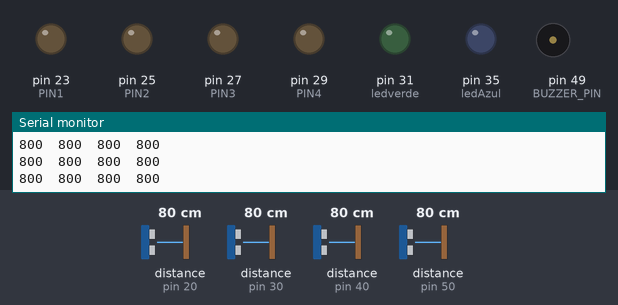
A sketch run on a simulated Arduino Mega 2560, built with avr-gcc and run on an emulated ATmega2560. Shown: output pins drawn as LEDs (lit = HIGH), buzzer (waves = sounding), the last lines printed to the serial monitor. Inputs (shaded band) come from the test bench; at power-on: distance to the obstacle (sensors on pin 30, pin 50, pin 20, pin 40) 80 cm.

Above: at 3.4 s.
3.5 s: distance to the obstacle (sensor on pin 30) set to 23 cm
5.0 s: distance to the obstacle (sensor on pin 30) set to 18 cm
At 5.8 s:
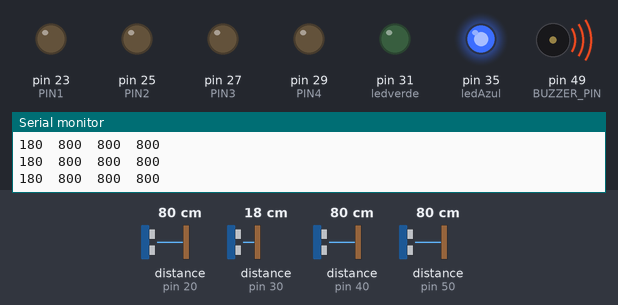
6.7 s: distance to the obstacle (sensor on pin 50) set to 45 cm
8.2 s: distance to the obstacle (sensor on pin 50) set to 37 cm
At 8.9 s:
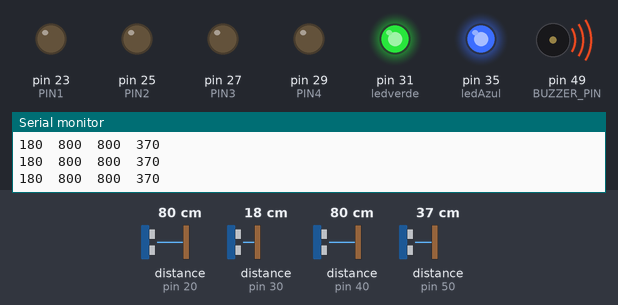
9.7 s: distance to the obstacle (sensor on pin 30) set to 35 cm
At 11.2 s:
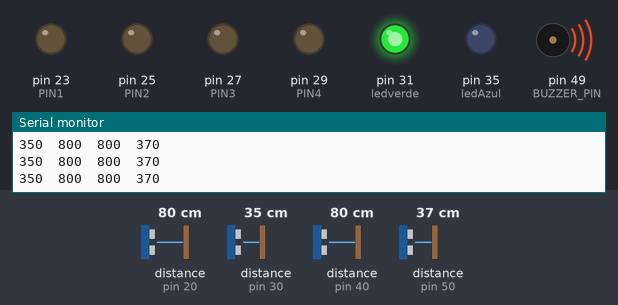
11.5 s: distance to the obstacle (sensor on pin 30) set to 2 cm
At 12.4 s:
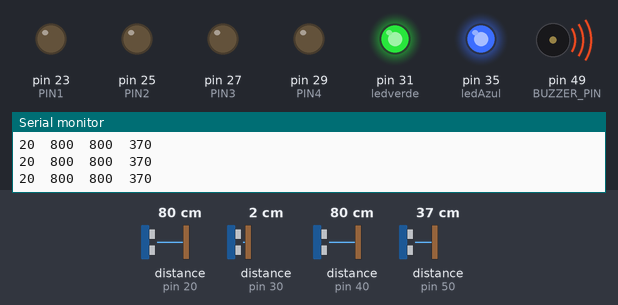
Timing chart, 0 to 14.1 s (numbered marks = the images above; inputs shaded):
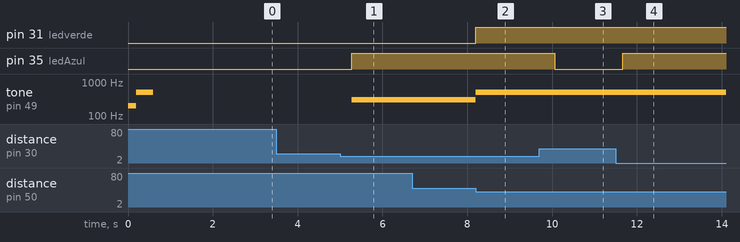

The sketch:

vl53l0x_4X_LONG_RANGER_Buzzer_Led.ino
```cpp
/*
 * vl53l0x_multiple_test_v1
 * http://dami.azw.pt/usar-varios-vl53l0x-com-enderecos-i2c-diferentes/
 * https://github.com/pololu/vl53l0x-arduino
 *
 */


#include <Wire.h>
#include <VL53L0X.h>

VL53L0X sensor1;
VL53L0X sensor2;
VL53L0X sensor3;
VL53L0X sensor4;
#define LONG_RANGE
#define PIN1 23
#define PIN2 25
#define PIN3 27
#define PIN4 29

#define ledverde 31//LED D31
#define ledAzul 35//LED D35
#define BUZZER_PIN  49  // AX-1205-2 5V

void setup() {
Wire.begin();
Serial.begin (115200);

pinMode(PIN1, OUTPUT);
pinMode(PIN2, OUTPUT);
pinMode(PIN3, OUTPUT);
pinMode(PIN4, OUTPUT);
digitalWrite(PIN1, LOW);
digitalWrite(PIN2, LOW);
digitalWrite(PIN3, LOW);
digitalWrite(PIN4, LOW);

pinMode(ledverde, OUTPUT);
digitalWrite(ledverde, LOW);
pinMode(ledAzul, OUTPUT);
digitalWrite(ledAzul, LOW);
pinMode(BUZZER_PIN, OUTPUT);
tone(BUZZER_PIN, 200, 200); delay(200);
tone(BUZZER_PIN, 500, 400); delay(500);
delay(500);

#if defined LONG_RANGE
//Define o limite da taxa do sinal de retorno para o valor fornecido em unidades de MCPS (mega contagens por segundo).
  // lower the return signal rate limit (default is 0.25 MCPS)
  sensor1.setSignalRateLimit(0.1);
  sensor2.setSignalRateLimit(0.1);
  sensor3.setSignalRateLimit(0.1);
  sensor4.setSignalRateLimit(0.1);
  // increase laser pulse periods (defaults are 14 and 10 PCLKs)
  sensor1.setVcselPulsePeriod(VL53L0X::VcselPeriodPreRange, 18);//default
  sensor1.setVcselPulsePeriod(VL53L0X::VcselPeriodFinalRange, 14);//default
  //---------
  sensor2.setVcselPulsePeriod(VL53L0X::VcselPeriodPreRange, 18);//default
  sensor2.setVcselPulsePeriod(VL53L0X::VcselPeriodFinalRange, 14);//default
 //------------
 //---------
  sensor3.setVcselPulsePeriod(VL53L0X::VcselPeriodPreRange, 18);//default
  sensor3.setVcselPulsePeriod(VL53L0X::VcselPeriodFinalRange, 14);//default
  //---------
  sensor4.setVcselPulsePeriod(VL53L0X::VcselPeriodPreRange, 18);//default
  sensor4.setVcselPulsePeriod(VL53L0X::VcselPeriodFinalRange, 14);//default
#endif


pinMode(PIN1, INPUT);
delay(150);
Serial.println("00");
sensor1.init(true);

Serial.println("01");
delay(100);
sensor1.setAddress((uint8_t)30);
Serial.println("02");

pinMode(PIN2, INPUT);
delay(150);
sensor2.init(true);
Serial.println("03");
delay(100);
sensor2.setAddress((uint8_t)20);

pinMode(PIN3, INPUT);
delay(150);
sensor3.init(true);
Serial.println("03");
delay(100);
sensor3.setAddress((uint8_t)40);

pinMode(PIN4, INPUT);
delay(150);
sensor4.init(true);
Serial.println("04");
delay(100);
sensor4.setAddress((uint8_t)50);

Serial.println("05");

Serial.println("addresses set");

// end configuration
sensor1.setTimeout(500);
sensor2.setTimeout(500);
sensor3.setTimeout(500);
sensor4.setTimeout(500);
sensor1.startContinuous();
sensor2.startContinuous();
sensor3.startContinuous();
sensor4.startContinuous();

// scan i2c
Serial.println ("I2C scanner. Scanning ...");
byte count = 0;

for (byte i = 1; i < 120; i++) {

Wire.beginTransmission (i);
if (Wire.endTransmission () == 0) {
Serial.print ("Found address: ");
Serial.print (i, DEC);
Serial.print (" (0x");
Serial.print (i, HEX);
Serial.println (")");
count++;
delay (1); // maybe unneeded?
} // end of good response
} // end of for loop
Serial.println ("Done.");
Serial.print ("Found ");
Serial.print (count, DEC);
Serial.println (" device(s).");
}

void loop() {
  int distance1 =sensor1.readRangeContinuousMillimeters();// get distance for sensor 1
  int distance2 =sensor2.readRangeContinuousMillimeters();// get distance for sensor 2
  int distance3 =sensor3.readRangeContinuousMillimeters();// get distance for sensor 3
  int distance4 =sensor4.readRangeContinuousMillimeters();// get distance for sensor 4
  //------------------------------------------------------
  if(distance1<=200)
  {
    digitalWrite(ledAzul, HIGH);
    tone(BUZZER_PIN, 300, 300); //
  }
  else
  {
     digitalWrite(ledAzul, LOW);
  }
  //------------------------------------------------------
  if(distance2<=300)
  {
    digitalWrite(ledverde, HIGH);
    tone(BUZZER_PIN, 400, 400); //
  }
  else
  {
     digitalWrite(ledverde, LOW);
  }

   if(distance3<=400)
  {
    digitalWrite(ledverde, HIGH);
    tone(BUZZER_PIN, 500, 500); //
  }
  else
  {
     digitalWrite(ledverde, LOW);
  }

   if(distance4<=400)
  {
    digitalWrite(ledverde, HIGH);
    tone(BUZZER_PIN, 500, 500); //
  }
  else
  {
     digitalWrite(ledverde, LOW);
  }
//-------------------------------------------------------------
Serial.print(sensor1.readRangeContinuousMillimeters());
if (sensor1.timeoutOccurred()) { Serial.print(" TIMEOUT S1"); }
Serial.print("\t");

Serial.print(sensor2.readRangeContinuousMillimeters());
if (sensor2.timeoutOccurred()) { Serial.print(" TIMEOUT S2"); }
Serial.print("\t");

Serial.print(sensor3.readRangeContinuousMillimeters());
if (sensor3.timeoutOccurred()) { Serial.print(" TIMEOUT S3"); }
Serial.print("\t");

Serial.print(sensor4.readRangeContinuousMillimeters());
if (sensor4.timeoutOccurred()) { Serial.print(" TIMEOUT S4"); }
Serial.print("\t");
Serial.println();
}
```

buzzer.cpp
```cpp
/*
  A simple class to handle a buzzer
  2016-09-17
*/

#include "Arduino.h"
#include "buzzer.h"

Buzzer::Buzzer(int pin) {
  _pin = pin;
  _counter = 0;
  _disabled = false;
  pinMode(_pin, OUTPUT);
  digitalWrite(_pin, LOW);
}

void Buzzer::buzz() {
  if (!_disabled)
    _counter = 1;
}

void Buzzer::buzz(int duration) {
  if (!_disabled)
    _counter = duration;
}

void Buzzer::buzzBlocking(int duration_ms) {
  if (!_disabled) {
    digitalWrite(_pin, HIGH);
    delay(duration_ms);
    digitalWrite(_pin, LOW);
  }
}

void Buzzer::disable() {
  _disabled = true;
}

void Buzzer::enable() {
  _disabled = false;
}

bool Buzzer::isEnabled() {
  return !_disabled;
}

void Buzzer::doUpdate() {
  if (_counter <= 0) {
    digitalWrite(_pin, LOW);
  } else {
    _counter--;
    digitalWrite(_pin, HIGH);
  }
}
```

buzzer.h
```cpp
/*
  A simple class to handle a buzzer
  2016-09-17
*/

#ifndef Buzzer_h
#define Buzzer_h

#include "Arduino.h"

class Buzzer
{
  public:
    Buzzer(int pin);

    void buzz();
    void buzz(int duration);
    void buzzBlocking(int duration_ms);
    void disable();
    void enable();
    bool isEnabled();
    void doUpdate();

  private:
    int _pin;
    int _counter;
    bool _disabled;
};

#endif
```

Measured:
- the behaviour switches between 21 and 20 cm on distance to the obstacle (sensor on pin 30) (found by bisection; images 0 and 1)
- the behaviour switches between 41 and 40 cm on distance to the obstacle (sensor on pin 50) (found by bisection; images 1 and 2)
- after the input at 5.0 s, pin 35 (ledAzul): LOW → HIGH after 0.28 s; tone on pin 49 (BUZZER_PIN): silent → 300 Hz after 0.28 s
- after the input at 8.2 s, pin 31 (ledverde): LOW → HIGH at once; tone on pin 49 (BUZZER_PIN): 300 Hz → 500 Hz at once
- after the input at 9.7 s, pin 35 (ledAzul): HIGH → LOW after 0.37 s
- after the input at 11.5 s, pin 35 (ledAzul): LOW → HIGH after 0.16 s
